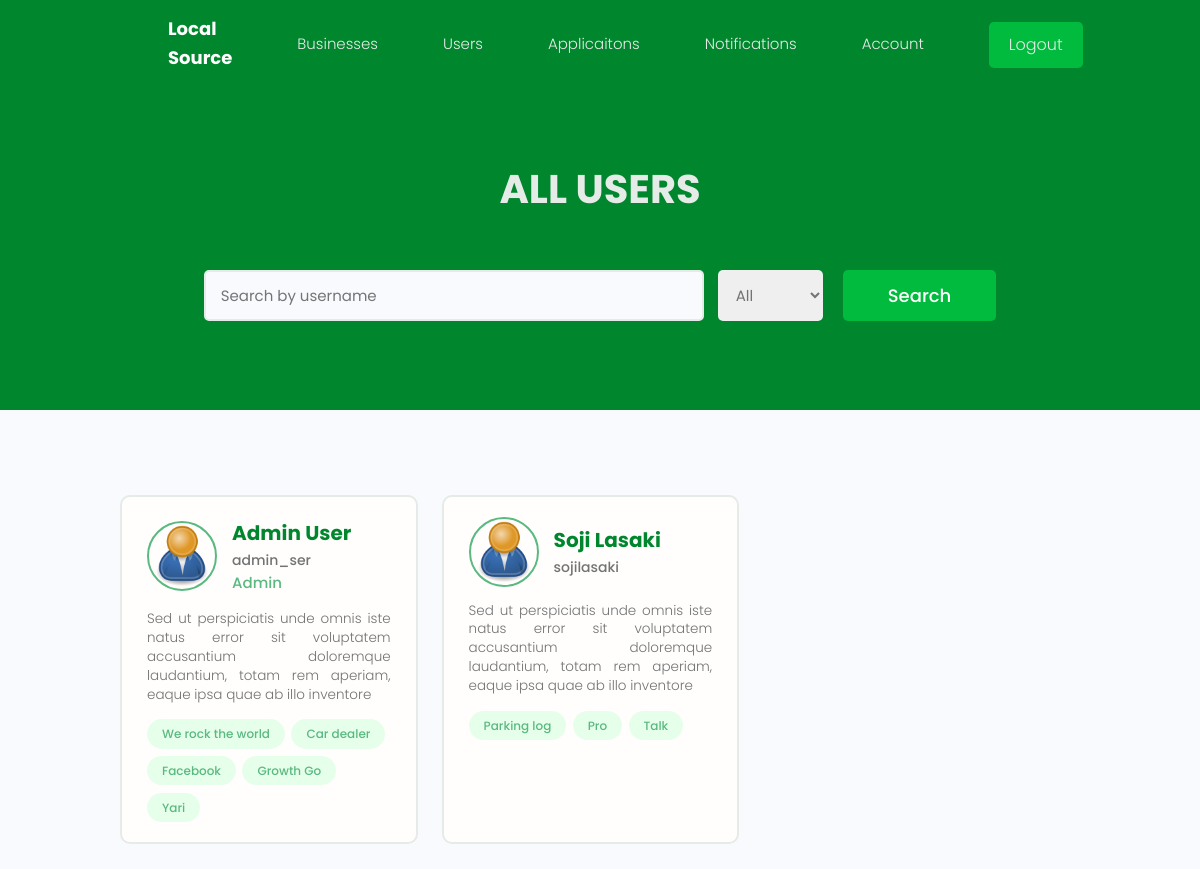
Before: /admin-dash/all-users/ (signed in) with the older database file.
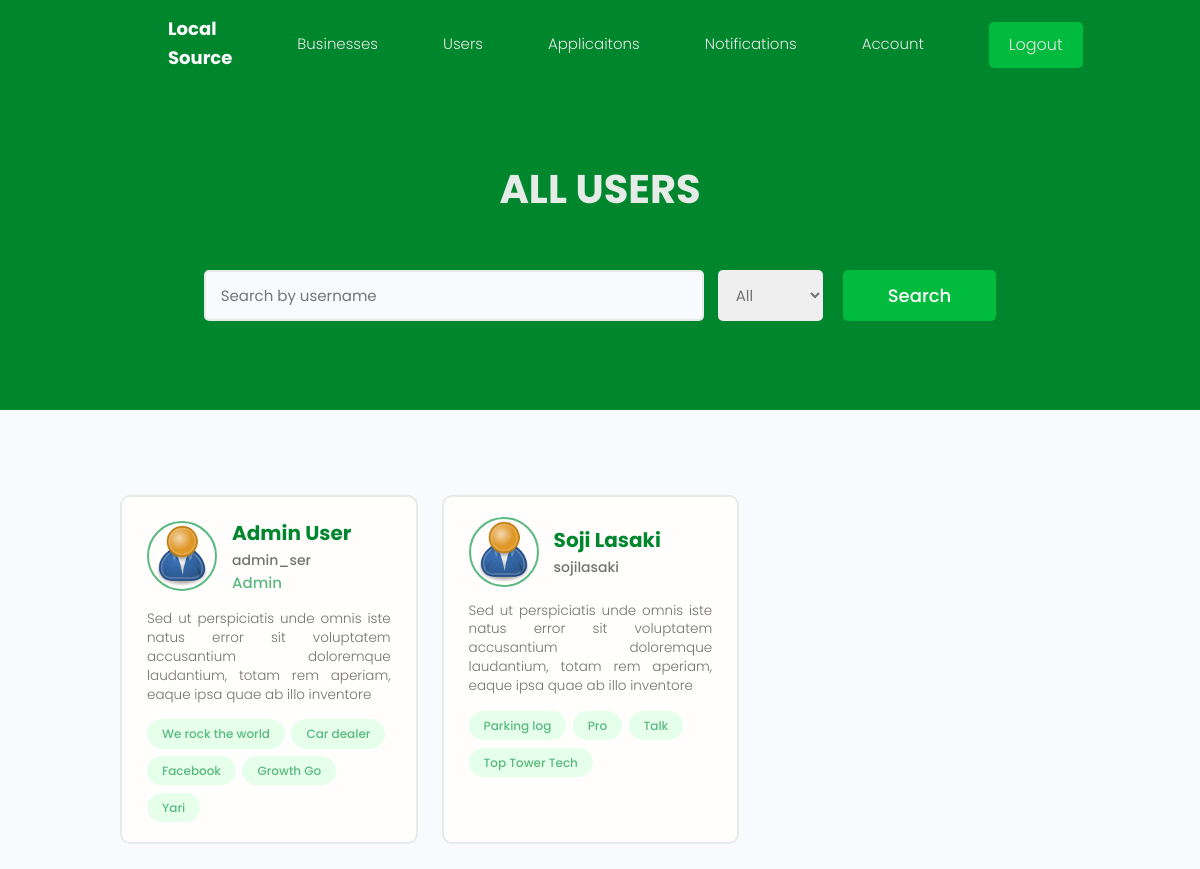
After: the same page with the newer database file.
### Users/models.py (models this page shows, shortened)
class Profile(models.Model):
    user = models.OneToOneField(User, on_delete=models.CASCADE)
    first_name = models.CharField(max_length=200)
    last_name = models.CharField(max_length=200)
    username = models.CharField(max_length=200, unique=True)
    is_admin = models.BooleanField(default=False)
    bio = models.TextField(blank=True, null=True)
    profile_image = models.ImageField(null=True, blank=True, upload_to='profiles/', default="profiles/user-default.png")
    phone_number = models.IntegerField(blank=True, null=True)
    email = models.EmailField()
    id = models.UUIDField(primary_key=True, default=uuid.uuid4, editable=False, unique=True)
    created = models.DateTimeField(auto_now_add=True)
    @property
    def imageURL(self):
        try:
            url = self.profile_image.url
        except:
            url = ''
        return url

### Business/models.py (models this page shows, shortened)
class Business(models.Model):
    OPTIONS = (
        ("Approved", "Approved"),
        ("Pending", "Pending"),
        ("Declined", "Declinedz")
    )
    approval_state = models.CharField(max_length=10, choices=OPTIONS, null=True, blank=True, default="Pending")
    owner = models.ForeignKey(Profile, on_delete=models.CASCADE)
    name = models.CharField(max_length=200)
    categories = models.ManyToManyField("Category", blank=True)
    description = models.TextField(null=True, blank=True)
    address = models.ForeignKey("Address", on_delete=models.CASCADE)
    image = models.ImageField(null=True, blank=True, default="default.jpg")
    phone_number = models.IntegerField(blank=True, null=True)
    email = models.EmailField()
    website = models.CharField(max_length=200, null=True, blank=True)
    vote_total = models.IntegerField(default=0, null=True, blank=True)
    vote_ratio = models.IntegerField(default=0, null=True, blank=True)
    id = models.UUIDField(primary_key=True, default=uuid.uuid4, editable=False, unique=True)
    created = models.DateTimeField(auto_now_add=True)
    class Meta:
        verbose_name_plural = "Businesses"
        ordering = ['-vote_ratio', '-vote_total', 'name']

### Admin/views.py (the view)
# urls.py: path('all-users/', views.all_users, name="all-users"),
@login_required(login_url="login")
def all_users(request):
    profiles, search_query = search_profiles(request)
    custom_range, profiles = paginate_profiles(request, profiles, 6)
    context = {'profiles':profiles}
    return render(request, 'admin/all_users.html', context)

### Admin/utils.py (called while the page is built)
def paginate_profiles(request, profiles, results):
    page = request.GET.get('page')
    paginator = Paginator(profiles, results)
    try:
        profiles = paginator.page(page)
    except PageNotAnInteger:
        page = 1
        profiles = paginator.page(page)
    except EmptyPage:
        page = paginator.num_pages
        profiles = paginator.page(page)
    leftIndex = (int(page) - 4)
    if leftIndex < 1:
        leftIndex = 1
    rightIndex = (int(page) + 5)
    if rightIndex > paginator.num_pages:
        rightIndex = paginator.num_pages + 1
    custom_range = range(leftIndex, rightIndex)
    return custom_range, profiles

def search_profiles(request):
    search_query = ''
    role = request.GET.get("role")
    if request.GET.get('search_query'):
        search_query = request.GET.get('search_query')
    profiles = Profile.objects.filter(
        Q(username__icontains=search_query) |
        Q(first_name__icontains=search_query) |
        Q(last_name__icontains=search_query)
    ).distinct()
    if role == "admin":
        profiles = profiles.filter(is_admin=True)
    elif role == "user":
        profiles = profiles.filter(is_admin=False)
    return profiles, search_query

### Admin/templates/Admin/all_users.html (shortened to what this page needs)
{% extends "admin_main.html" %}
{% load static %}
{% block content %}
<main class="home">
    <section class="hero-section text-center">
        <div class="container container--narrow">
            <div class="hero-section__box">
                <h2><span>All Users</span></h2>
            </div>
            <div class="hero-section__search">
                <form id="searchForm" class="form" action="{% url 'all-users' %}" method="get">
                    <div class="form__field">
                        <input class="input input--text" id="formInput#search" type="text" name="search_query"
                            value="{{search_query}}" placeholder="Search by username" />
                            <select style="margin-left:10px; padding:14px; border-radius:5px; border:none" name="role">
                                <option value="">All</option>
                              </select>
                    </div>
                    <input class="btn btn--sub btn--lg" type="submit" value="Search" />
                </form>
            </div>
        </div>
    </section>
    <section class="devlist">
        <div class="container">
            <div class="grid grid--three">
                {% for profile in profiles %}
                <div class="column card">
                    <div class="dev">
                        <a href="{% url 'user-profile' profile.id %}" class="card__body">
                            <div class="dev__profile">
                                <img class="avatar avatar--md" src="{{ profile.imageURL }}" alt="image" />
                                <div class="dev__meta">
                                    <h3>{{profile.first_name}} {{profile.last_name}}</h3>
                                    <h5>{{profile.username|slice:"60"}}</h5>
                                    {% if profile.is_admin %}
                                        <small>Admin</small>
                                    {% endif %}
                                </div>
                            </div>
                            <p class="dev__info">{{profile.bio|slice:"150"}}</p>
                            <div class="dev__skills">
                                {% for business in profile.business_set.all|slice:"5" %}
                                <span class="tag tag--pill tag--main">
                                    <small>{{business.name}}</small>
                                </span>
                                {% endfor %}
                            </div>
                        </a>
                    </div>
                </div>
                {% endfor %}
            </div>
        </div>
    </section>
</main>
{% endblock %}

### templates/admin_main.html (shortened to what this page needs)
<!DOCTYPE html>
{% load static %}
<html>
<head>
    <link rel="stylesheet" href="https://cdn.iconmonstr.com/1.3.0/css/iconmonstr-iconic-font.min.css" />
    <link rel="stylesheet" href="{% static 'uikit/styles/uikit.css' %}" />
    <link rel="stylesheet" href="{% static 'styles/app.css' %}" />
</head>
<body>
    {% include 'admin_navbar.html' %}
    {% block content %}
    {% endblock content %}
</body>
</html>

### templates/admin_navbar.html (shortened to what this page needs)
{% load static %}
<header class="header">
    <div class="container container--narrow">
        <a href="{% url 'account' %}" class="header__logo">
            <h6 style="color:white; font-weight:bold">Local Source</h6
        </a>
        <nav class="header__nav">
            <ul class="header__menu">
                <li class="header__menuItem"><a href="{% url 'businesses' %}">Businesses</a></li>
                <li class="header__menuItem"><a href="{% url 'all-users' %}">Users</a></li>
                <li class="header__menuItem"><a href="{% url 'applications' %}">Applicaitons</a></li>
                {% if request.user.is_authenticated %}
                <li class="header__menuItem"><a href="{% url 'notifications' %}">Notifications</a></li>
                <li class="header__menuItem"><a href="{% url 'account' %}">Account</a></li>
                <li class="header__menuItem"><a href="{% url 'logout' %}" class="btn btn--sub">Logout</a></li>
                {% else %}
                <li class="header__menuItem"><a href="{% url 'login' %}" class="btn btn--sub">Login/Sign Up</a></li>
                {% endif %}
            </ul>
        </nav>
    </div>
</header>

### static/styles/app.css (style rules this page uses)
:root { --color-sub: #00862d; }
.btn--sub { background-color: var(--color-sub-light); }
.card { border: 2px solid var(--color-light); }
img { width: 100%; }
.header { position: sticky; z-index: 111; background-color: var(--color-sub); padding: 1.5rem 0; }
.header > .container { display: flex; justify-content: space-between; align-items: center; }
.header__nav > ul { display: inline-flex; align-items: center; list-style: none; gap: 6.5rem; }
.header__menuItem > a { color: var(--color-light); font-weight: 300; }
.hero-section { height: 40vh; display: flex; align-items: center; background-color: var(--color-sub); }
.hero-section__box { margin-bottom: 4rem; }
.hero-section__box > h2, .hero-section__box > h2 > span { font-size: 4rem; color: var(--color-light); line-height: 1.3; text-transform: uppercase; }
.hero-section__box > h2 { font-weight: 300; }
.hero-section__box > h2 > span { font-weight: 700; }
.hero-section__search > .form { display: flex; align-items: center; justify-content: center; gap: 2rem; }
.hero-section__search > .form input.input--text { width: 50rem; }
.devlist { margin-top: 8rem; }
.devlist .grid { align-items: stretch; }
.devlist .dev .dev__profile { display: flex; align-items: center; gap: 1.5rem; }
.devlist .dev .dev__meta h3 { color: var(--color-sub); font-size: 2rem; font-weight: 700; }
.devlist .dev .dev__meta h5 { color: var(--color-text); font-size: 1.4rem; font-weight: 500; }
.devlist .dev .dev__info { margin: 1.5rem 0; font-size: 1.35rem; line-height: 1.4; text-align: justify; }

### static/uikit/styles/modules/_variables.css (style rules this page uses)
:root { --color-main: #5ab980; --color-main-light: #e6ffea; --color-sub: #00862d; --color-sub-light: #00bb3e; --color-sub-lighter: #00ff55; --color-text: #737373; --color-gray: #8b8b8b; --color-light: #e5ebe7; --color-light-gray: #767676; --color-bg: #f8fafd; --color-white: #fffefd; --color-white-light: #f3f3f3; --color-success: #359e64; --color-success-bg: #def8e8; --color-error: #fc4b0b; --color-error-bg: #fff2ee; --font-base: 'Poppins', arial, helvetica, 'Segoe UI', roboto, ubuntu, sans-serif; --font-monospace: 'Fira Code', 'Courier New', courier, monospace; --font-regular: 300; --font-medium: 500; --font-bold: 700; --generic-shadow: 1px 1px 5px #00000010; --generic-transition: all 0.3s ease-in-out; }

### static/uikit/styles/modules/_base.css (style rules this page uses)
* { margin: 0; padding: 0; box-sizing: border-box; text-rendering: optimizeLegibility; color: inherit; font-size: inherit; }
html { font-size: 50%; }
@media only screen and (min-width: 480px) { html { font-size: 56.25%; } }
@media only screen and (min-width: 1200px) { html { font-size: 62.5%; } }
body { line-height: 1.6; font-weight: 400; font-size: 1.5rem; color: var(--color-text); background-color: var(--color-bg); min-height: 100vh; }

### static/uikit/styles/modules/_typography.css (style rules this page uses)
* { font-family: var(--font-base); }
h2 { font-size: 3.6rem; font-weight: var(--font-bold); }
h3 { font-size: 3.2rem; font-weight: var(--font-medium); }
h5 { font-size: 2.4rem; font-weight: var(--font-medium); }
h5, h6 { font-weight: var(--font-regular); }
h6 { font-size: 1.8rem; }
p, span, strong { font-size: 1.6rem; color: var(--color-text); font-weight: var(--font-regular); }
a { padding-bottom: 2px; text-decoration: none; display: inline-block; color: var(--color-main); font-weight: var(--font-medium); }

### static/uikit/styles/modules/_utilities.css (style rules this page uses)
.container { width: 92%; max-width: 165rem; margin: 0 auto; box-sizing: border-box; }
.container--narrow { width: 92%; max-width: 120rem; }
@media screen and (min-width: 1000px) { .container { width: 90%; } }
@media screen and (min-width: 1000px) { .container--narrow { width: 85%; } }
@media screen and (min-width: 1200px) { .container { width: 80%; } }
@media screen and (min-width: 1200px) { .container--narrow { width: 72%; } }
.text-center { text-align: center; }

### static/uikit/styles/modules/_avatar.css (style rules this page uses)
.avatar { border-radius: 50%; border: 2px solid var(--color-main); object-fit: cover; }
.avatar--md { height: 7rem; width: 7rem; }

### static/uikit/styles/modules/_button.css (style rules this page uses)
.btn { display: inline-block; position: relative; cursor: pointer; background-color: var(--color-light); font-weight: var(--font-medium); color: var(--color-sub); text-decoration: none; padding: 1rem 2rem; border-radius: 0.5rem; border: none; width: -webkit-fit-content; width: -moz-fit-content; width: fit-content; height: -webkit-fit-content; height: -moz-fit-content; height: fit-content; font-size: 1.6rem; outline-width: 0; outline-color: transparent; -webkit-backface-visibility: hidden; backface-visibility: hidden; transition: all 0.3s ease-in-out; }
.btn--sub { background-color: var(--color-sub); color: var(--color-white); }
.btn--lg { font-size: 1.8rem; padding: 1.2rem 4.5rem; }

Changed rows visible on the page:
added Business: name "Top Tower Tech", shown under Profile "Soji"
